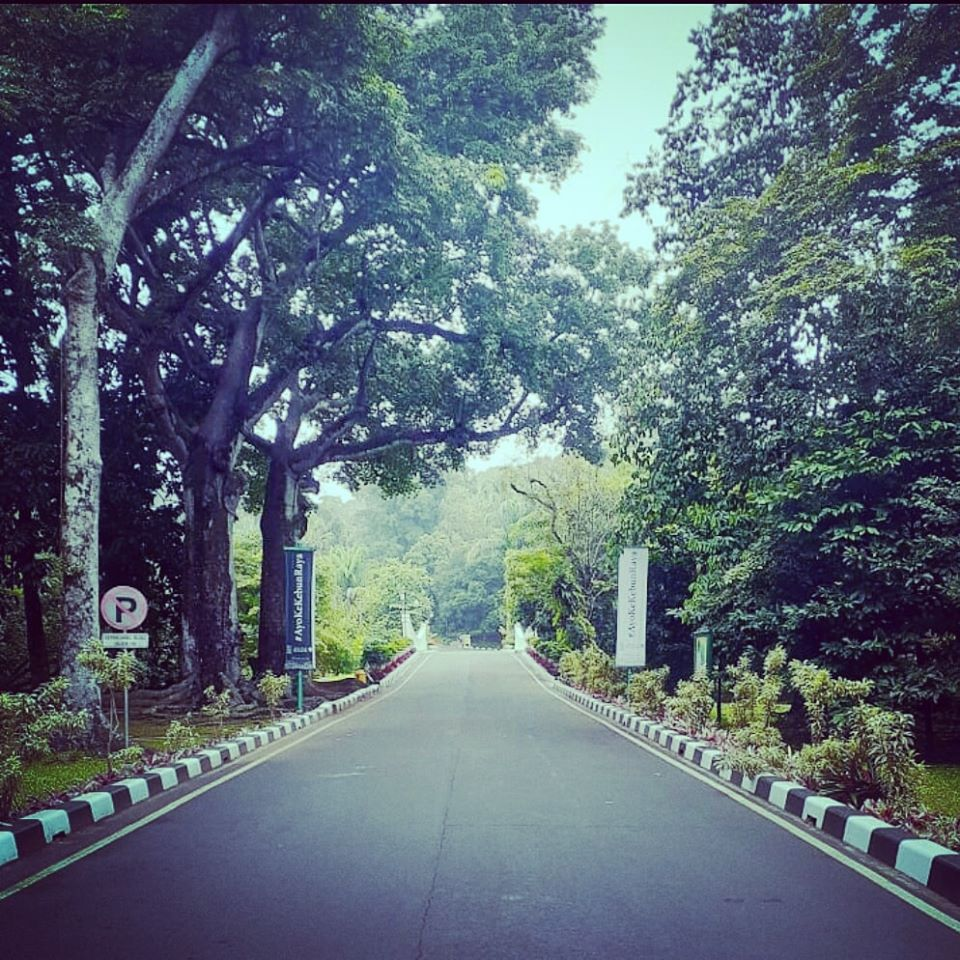
#> input picture krb.jpg, 960 x 960 px, given in place of bubat.mp4, which was not available
$ python roadlines_v2.py
#> lines starting #> are read from the running program, lines starting #| are printed output that depends on the picture; after the words box and inside, x2 and y2 are one past the last pixel; in counts of white or black regions, pixels touching at a corner belong together; pictures that were not available may be replaced by others from this repository, and a replacement may not be noted
import numpy as np
import cv2
import os


cap = cv2.VideoCapture('C:\\Users\\Esa\\Documents\\a1OpenCVcodes\\data\\bubat.mp4')
totalFrames = cap.get(cv2.CAP_PROP_FRAME_COUNT)
print(totalFrames)

scRatio = 0.3

ret, frame = cap.read()
#> frame is the input picture: shape (960, 960, 3); mean B, G, R 116.6, 104.4, 91.6

hg = frame.shape[0]
#> hg = 960
wd = frame.shape[1]
#> wd = 960

hg2 = int(hg/2)
#> hg2 = 480


frameIdx = 1
while(True):
    ret, frame = cap.read()

    newRow = int(hg*scRatio)
#> newRow = 288
    newCol = int(wd*scRatio)
#> newCol = 288

    frame = cv2.resize(frame,(newCol,newRow) , interpolation = cv2.INTER_AREA)
#> frame: shape (288, 288, 3)
    cv2.imshow('Original image',frame)

    pct = (frameIdx/totalFrames)*100
    print('Frame index: %d Pct: %3.2f %s' % (frameIdx,pct,chr(37)))
    frameIdx = frameIdx + 1

    frame = frame[int(0.6*newRow):newRow, int(0.5*newCol):newCol,:]
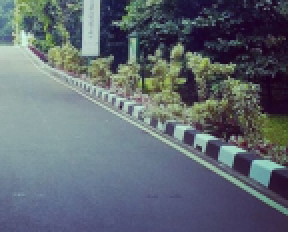
#> frame: shape (116, 144, 3) (shown 2 times larger); mean B, G, R 113.9, 105.3, 96.4

    img = cv2.cvtColor(frame, cv2.COLOR_BGR2GRAY)
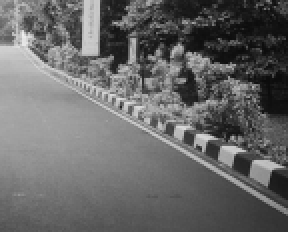
#> img: shape (116, 144) (shown 2 times larger); min 11, max 239, mean 103.6
    img = cv2.blur(img,(5,5))
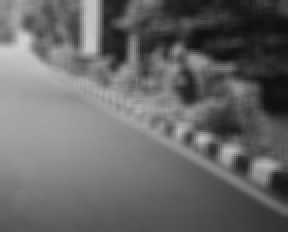
#> img: shape (116, 144) (shown 2 times larger); min 16, max 210, mean 103.7

    img,th1 = cv2.threshold(img,120,255,cv2.THRESH_BINARY)
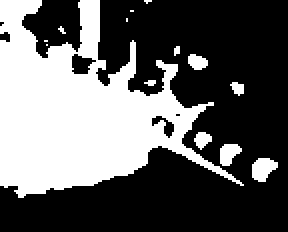
#> th1: shape (116, 144) (shown 2 times larger); 37.9% white; 14 white regions (8 under 20 px), largest, box (x1, y1, x2, y2) and area: (0, 0, 122, 99) 5954, (126, 79, 139, 91) 110, (110, 72, 121, 83) 85, (94, 27, 104, 35) 59, (97, 66, 106, 75) 52, (115, 41, 122, 48) 33
    img = th1
    cv2.imshow('Binary images ',img)

    edges = cv2.Canny(img,50,60,apertureSize = 3)
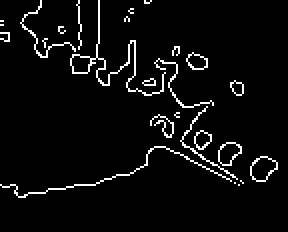
#> edges: shape (116, 144) (shown 2 times larger); 4.7% white in thin lines or dots, all inside (x1, y1, x2, y2) = (0, 0, 139, 99)
    cv2.imshow('frame3- Edges',edges)

    if ((frameIdx < 310) or (frameIdx > 600)):
        lines = cv2.HoughLines(edges,3, np.pi/10,100)
#> lines = None
#> (the run stopped early here; a loop or call above may not have finished)

$ run again, on road.jpg
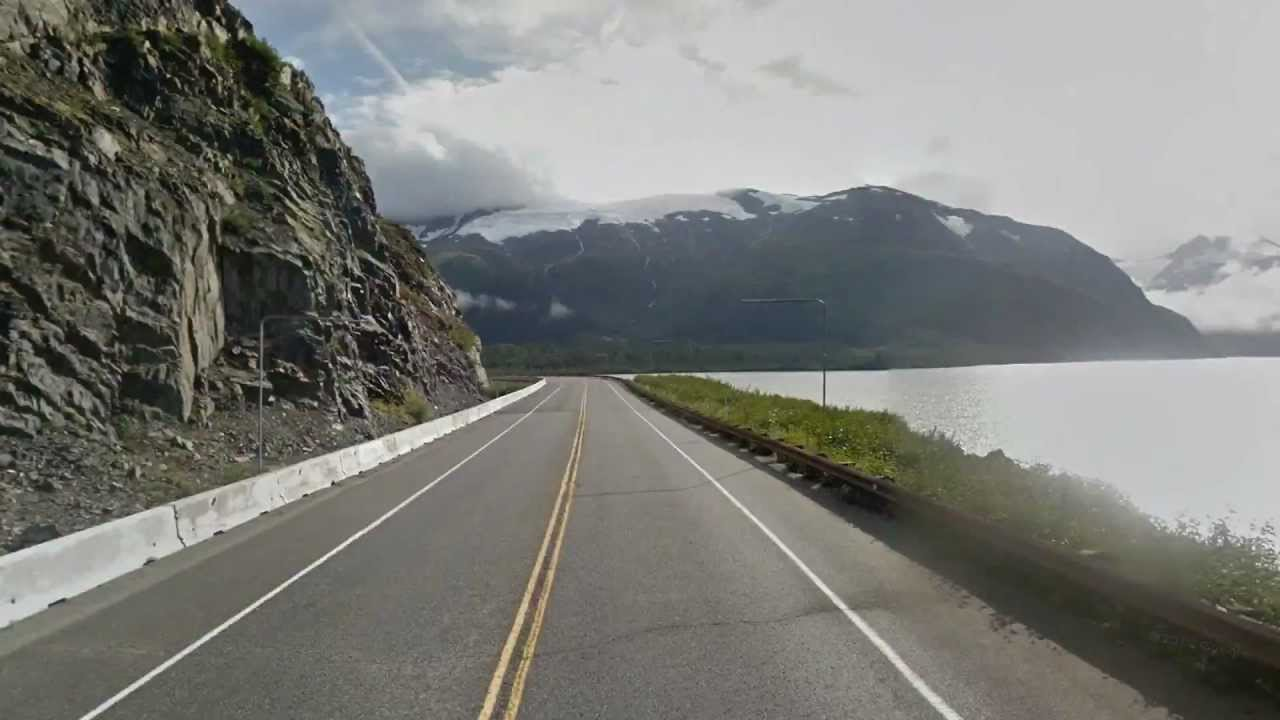
#> input picture road.jpg, 1280 x 720 px, given in place of bubat.mp4, which was not available
#> frame is the input picture: shape (720, 1280, 3); mean B, G, R 119.9, 124.2, 123.4
#> `img,th1 = cv2.threshold(img,120,255,cv2.THRESH_BINARY)`:
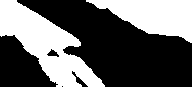
#> th1: shape (87, 192); 39.3% white; 2 white regions, box (x1, y1, x2, y2) and area: (0, 0, 105, 87) 3935, (86, 0, 192, 43) 2622
#> `edges = cv2.Canny(img,50,60,apertureSize = 3)`:
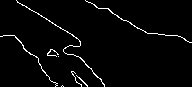
#> edges: shape (87, 192); 2.8% white in thin lines or dots
#> lines = None
